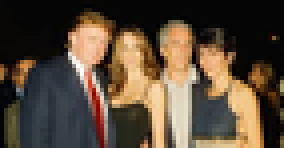
#> input picture lab5/img.png, 71 x 37 px, shrunk from 310 x 163 before the run (shown 4 times larger)
$ python lab5.py
#> lines starting #> are read from the running program, lines starting #| are printed output that depends on the picture
import cv2
import numpy as np
import matplotlib.pyplot as plt
from sklearn.cluster import KMeans


def cluster_image_colors(image_path, k=10):
#> called with image_path = 'img.png', k = 10
    image = cv2.imread(image_path)
#> image is the input picture: shape (37, 71, 3); mean B, G, R 56.8, 73.4, 88.9
    if image is None:
        print(f"[-] Помилка: не вдалося знайти або завантажити зображення '{image_path}'")
        return

    image = cv2.cvtColor(image, cv2.COLOR_BGR2RGB)

    blurred_image = cv2.GaussianBlur(image, (5, 5), 0)
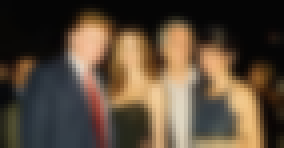
#> blurred_image: shape (37, 71, 3) (shown 4 times larger); mean R, G, B 88.8, 73.3, 56.7

    pixels = blurred_image.reshape((-1, 3))
#> pixels = 2627 rows, first 8: [6, 6, 6], [6, 6, 6], [6, 6, 6], [5, 5, 5], [5, 5, 5], [5, 5, 5], [5, 5, 5], [5, 5, 5]

    print(f"[+] Обробка {image_path} (k={k})...")
    kmeans = KMeans(n_clusters=k, random_state=42, n_init=10)
    kmeans.fit(pixels)

    dominant_colors = np.uint8(kmeans.cluster_centers_)
    labels = kmeans.labels_

    clustered_pixels = dominant_colors[labels]
    clustered_image = clustered_pixels.reshape(image.shape)

    plt.figure(figsize=(10, 5))

    plt.subplot(1, 2, 1)
    plt.title(f'Оригінал: {image_path}')
    plt.imshow(image)
    plt.axis('off')

    plt.subplot(1, 2, 2)
    plt.title(f'Кластеризація (k={k})')
    plt.imshow(clustered_image)
    plt.axis('off')

    plt.tight_layout()
    plt.show()
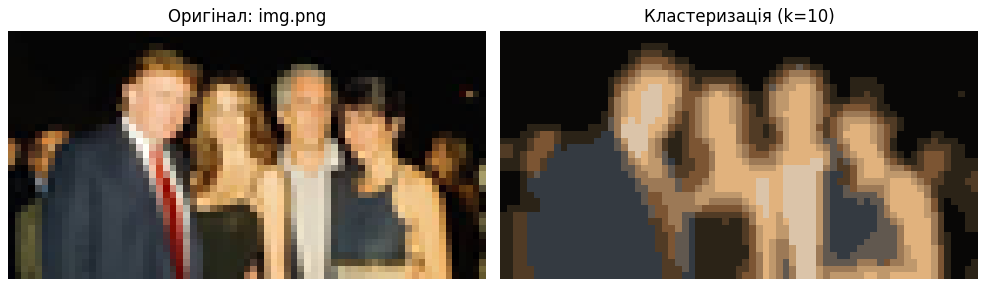
#> figure drawn by matplotlib, 2 panels


if __name__ == "__main__":
    images_to_process = [
        'img.png',
        'img_1.png',
        'img_2.png',
        'img_3.png',
        'img_4.png'
    ]

    CLUSTERS_COUNT = 10

    for img_path in images_to_process:
        cluster_image_colors(img_path, k=CLUSTERS_COUNT)
#> pass 2 of the loop `for img_path in images_to_process:`:
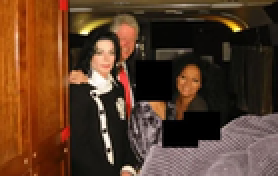
#> input picture lab5/img_1.png, 139 x 88 px, shrunk from 610 x 385 before the run (shown 2 times larger)
#> in cluster_image_colors, image is the input picture: shape (88, 139, 3); mean B, G, R 38.8, 59.8, 91.2
#> in cluster_image_colors (call 2), `blurred_image = cv2.GaussianBlur(image, (5, 5), 0)`:
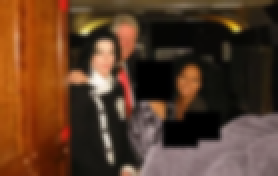
#> blurred_image: shape (88, 139, 3) (shown 2 times larger); mean R, G, B 91.2, 59.8, 38.9
#> in cluster_image_colors (call 2), `plt.show()`:
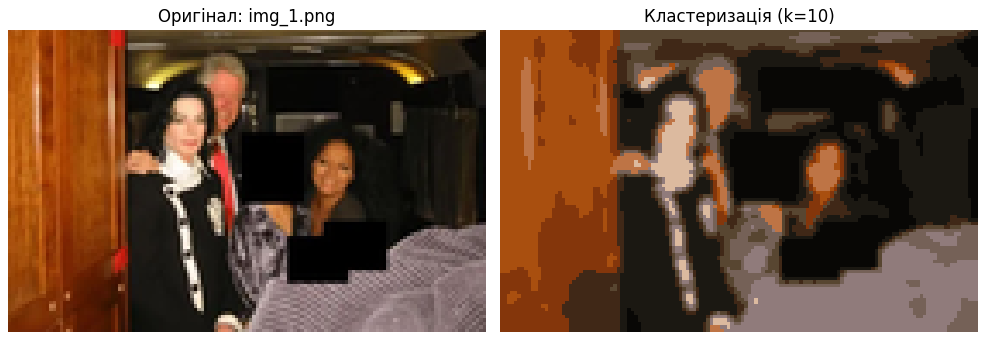
#> figure drawn by matplotlib, 2 panels
#> pass 3 of the loop `for img_path in images_to_process:`:
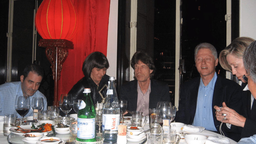
#> input picture lab5/img_2.png, 256 x 144 px, shrunk from 1120 x 630 before the run
#> in cluster_image_colors, image is the input picture: shape (144, 256, 3); mean B, G, R 77.1, 77.8, 98.8
#> in cluster_image_colors (call 3), `blurred_image = cv2.GaussianBlur(image, (5, 5), 0)`:
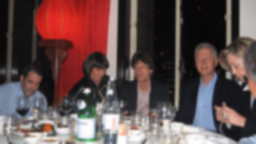
#> blurred_image: shape (144, 256, 3); mean R, G, B 98.8, 77.8, 77.1
#> in cluster_image_colors (call 3), `plt.show()`:
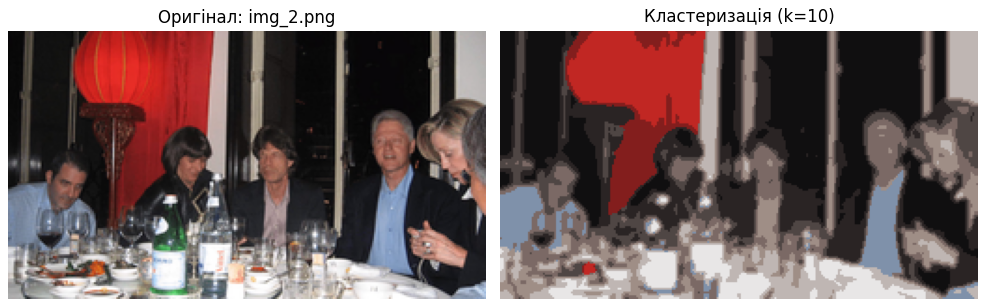
#> figure drawn by matplotlib, 2 panels
#> the loop made 5 passes; the first 3 are shown
